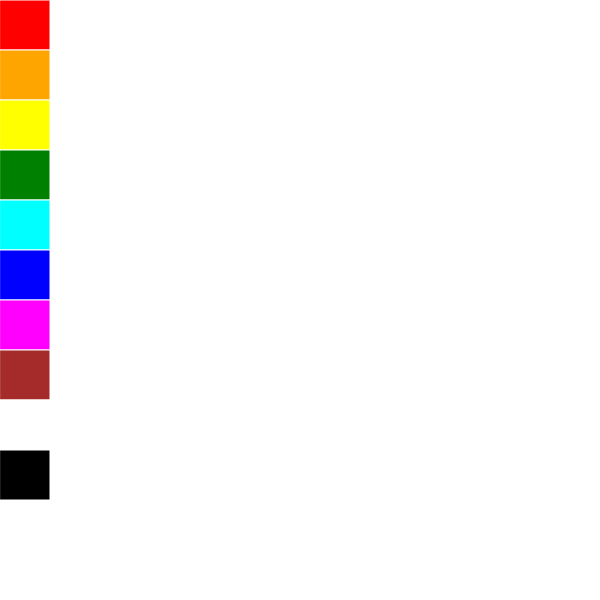
Frame 1 (no input)
Frame 60 (no input): identical to frame 1, image omitted
Frame 120 (the mouse pressed at the canvas centre since frame 60): identical to frame 1, image omitted

The p5.js sketch that drew this single still picture (run headless with seeded random() and noise() and a simulated clock; from frame 60 on, the mouse is pressed at the canvas centre):

// p5.js sketch
// ── sketch.js
let x = 0;
let y = 0;
let z = 0;

function setup() 
{
  createCanvas(600, 600);
  background(255, 255, 255);
}

function draw() 
{
  frameRate(1000);
  strokeWeight(1);
  stroke(255, 255, 255);
  noFill();

  fill("red");
  rect(0, 0, 50, 50);
  fill("orange");
  rect(0, 50, 50, 50);
  fill("yellow");
  rect(0, 100, 50, 50);
  fill("green");
  rect(0, 150, 50, 50);
  fill("cyan");
  rect(0, 200, 50, 50);
  fill("blue");
  rect(0, 250, 50, 50);
  fill("magenta");
  rect(0, 300, 50, 50);
  fill("brown");
  rect(0, 350, 50, 50);
  fill("white");
  rect(0, 400, 50, 50);
  fill("black");
  rect(0, 450, 50, 50);
}

function mouseDragged()
{
  strokeWeight(5);
  stroke(x, y, z);
  if(mouseX >= 50)
  {
    line(mouseX, mouseY, pmouseX, pmouseY);
  }
}

function mousePressed()
{
  if(mouseX <= 50 && mouseY <= 50)
  {
    x = 255, y = 0, z = 0;
  }
  else if(mouseX <= 40 && mouseY > 50 && mouseY < 100)
  {
    x = 255, y = 127, z = 0;
  }
  else if(mouseX <= 40 && mouseY > 100 && mouseY < 150)
  {
    x = 255, y = 255, z = 0;
  }
  else if(mouseX <= 40 && mouseY > 150 && mouseY < 200)
  {
    x = 0, y = 255, z = 0;
  }
  else if(mouseX <= 40 && mouseY > 200 && mouseY < 250)
  {
    x = 0, y = 255, z = 255;
  }
  else if(mouseX <= 40 && mouseY > 250 && mouseY < 300)
  {
    x = 0, y = 0, z = 255;
  }
  else if(mouseX <= 40 && mouseY > 300 && mouseY < 350)
  {
    x = 255, y = 0, z = 255;
  }
  else if(mouseX <= 40 && mouseY > 350 && mouseY < 400)
  {
    x = 150, y = 75, z = 0;
  }
  else if(mouseX <= 40 && mouseY > 400 && mouseY < 450)
  {
    x = 255, y = 255, z = 255;
  }
  else if(mouseX <= 40 && mouseY > 450 && mouseY < 500)
  {
    x = 0, y = 0, z = 0;
  }
}
